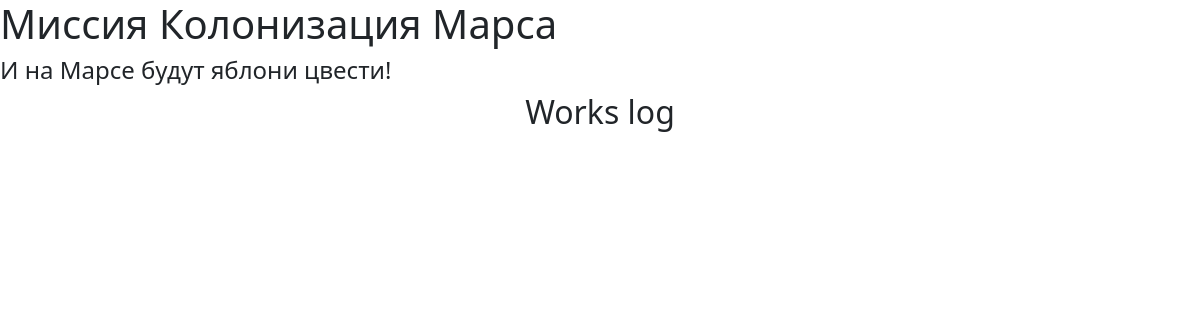
Before: / with the older database file.
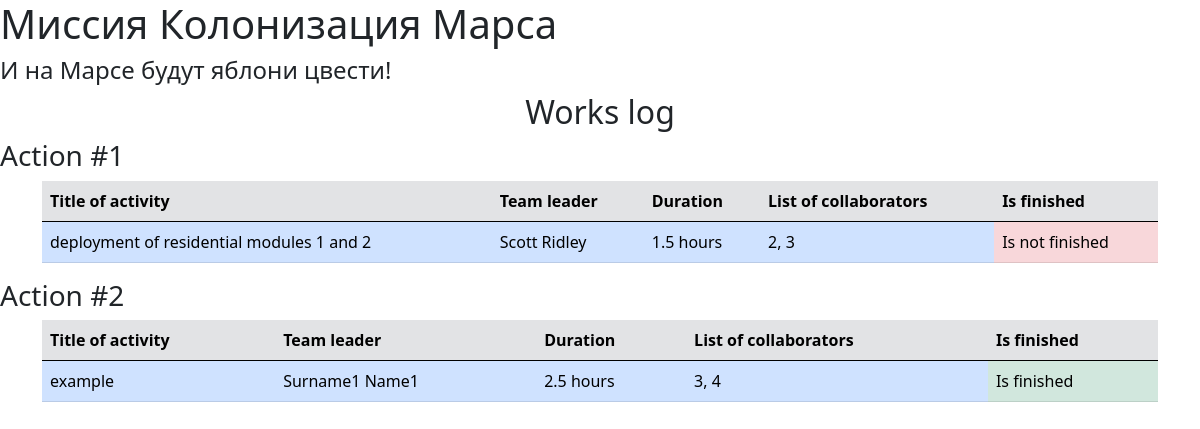
After: the same page with the newer database file.
### data/jobs.py (models this page shows, shortened)
class Jobs(SqlAlchemyBase):
    __tablename__ = 'jobs'
    id = sqlalchemy.Column(sqlalchemy.Integer,
                           primary_key=True, autoincrement=True)
    team_leader = sqlalchemy.Column(sqlalchemy.Integer,
                                    sqlalchemy.ForeignKey("users.id"))
    job = sqlalchemy.Column(sqlalchemy.String, nullable=True)
    work_size = sqlalchemy.Column(sqlalchemy.Integer, nullable=True)
    collaborators = sqlalchemy.Column(sqlalchemy.String, nullable=True)
    start_date = sqlalchemy.Column(sqlalchemy.DateTime, nullable=True)
    end_date = sqlalchemy.Column(sqlalchemy.DateTime, nullable=True)
    is_finished = sqlalchemy.Column(sqlalchemy.Boolean, default=True)
    user = orm.relation('User')

### data/users.py (models this page shows, shortened)
class User(SqlAlchemyBase):
    __tablename__ = 'users'
    id = sqlalchemy.Column(sqlalchemy.Integer,
                           primary_key=True, autoincrement=True)
    surname = sqlalchemy.Column(sqlalchemy.String, nullable=True)
    name = sqlalchemy.Column(sqlalchemy.String, nullable=True)
    age = sqlalchemy.Column(sqlalchemy.Integer, nullable=True)
    position = sqlalchemy.Column(sqlalchemy.String, nullable=True)
    speciality = sqlalchemy.Column(sqlalchemy.String, nullable=True)
    address = sqlalchemy.Column(sqlalchemy.String, nullable=True)
    email = sqlalchemy.Column(sqlalchemy.String,
                              index=True, unique=True, nullable=True)
    hashed_password = sqlalchemy.Column(sqlalchemy.String, nullable=True)
    modified_date = sqlalchemy.Column(sqlalchemy.DateTime,
                                      default=datetime.datetime.now)
    jobs = orm.relation("Jobs", back_populates='user')

### main.py (the view)
@app.route('/')
def index():
    db_sess = db_session.create_session()
    res = db_sess.query(Jobs).all()
    return render_template('index.html', jobs=res)

### data/db_session.py (called while the page is built)
def create_session() -> Session:
    global __factory
    return __factory()

### templates/index.html
{% extends "base.html" %}
{% block content %}
<h2 align="center">Works log</h2>
{% for job in jobs %}
<h3>Action #{{ job.id }}</h3>
<div class="container">
<table class="table">
  <thead>
    <tr class="table-secondary">
      <th scope="col">Title of activity</th>
      <th scope="col">Team leader</th>
      <th scope="col">Duration</th>
      <th scope="col">List of collaborators</th>
      <th scope="col">Is finished</th>
    </tr>
  </thead>
  <tbody>
    <tr class="table-primary">
      <td>{{ job.job }}</td>
      <td>{{ job.user.surname }} {{ job.user.name }}</td>
      <td>{{ job.work_size }} hours</td>
      <td>{{ job.collaborators }}</td>
      {% if job.is_finished %}
      <td class="table-success">Is finished</td>
      {% else %}
      <td class="table-danger">Is not finished</td>
      {% endif %}
    </tr>
  </tbody>
</table>
</div>
{% endfor %}
{% endblock %}

### templates/base.html (shortened to what this page needs)
<!DOCTYPE html>
<html lang="en">
<head>
    <link href="https://cdn.jsdelivr.net/npm/bootstrap@5.0.0-beta2/dist/css/bootstrap.min.css" rel="stylesheet"
>
</head>
<body>
    <h1>Миссия Колонизация Марса</h1>
    <h4>И на Марсе будут яблони цвести!</h4>
    {% block content %}{% endblock %}
</body>
</html>

Changed rows visible on the page:
added Jobs: id "1", job "deployment of residential modules 1 and 2", user.surname "Scott", user.name "Ridley", work_size "1.5", collaborators "2, 3", is_finished "Is not finished"
added Jobs: id "2", job "example", user.surname "Surname1", user.name "Name1", work_size "2.5", collaborators "3, 4", is_finished "Is finished"
